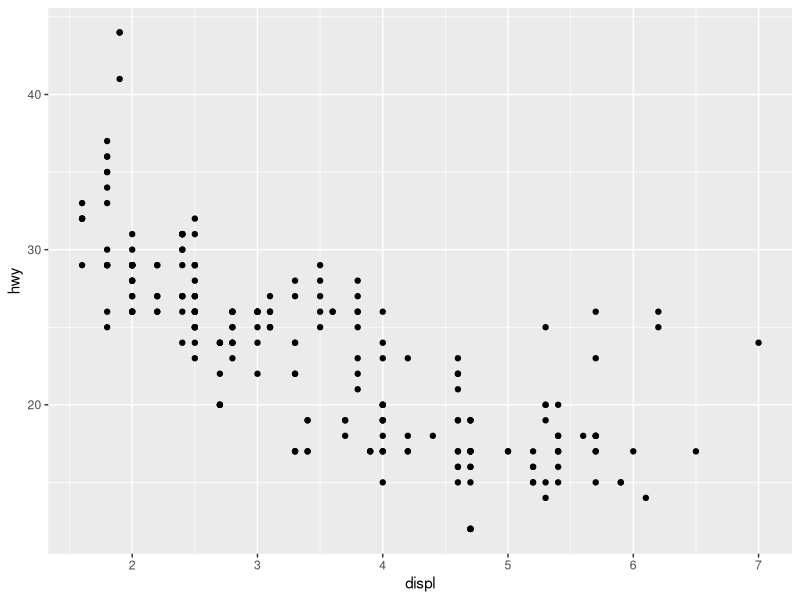
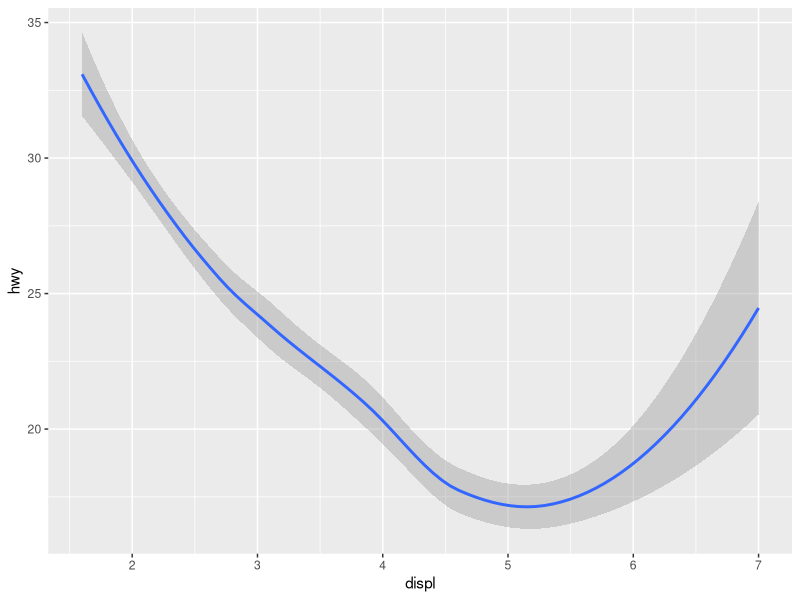
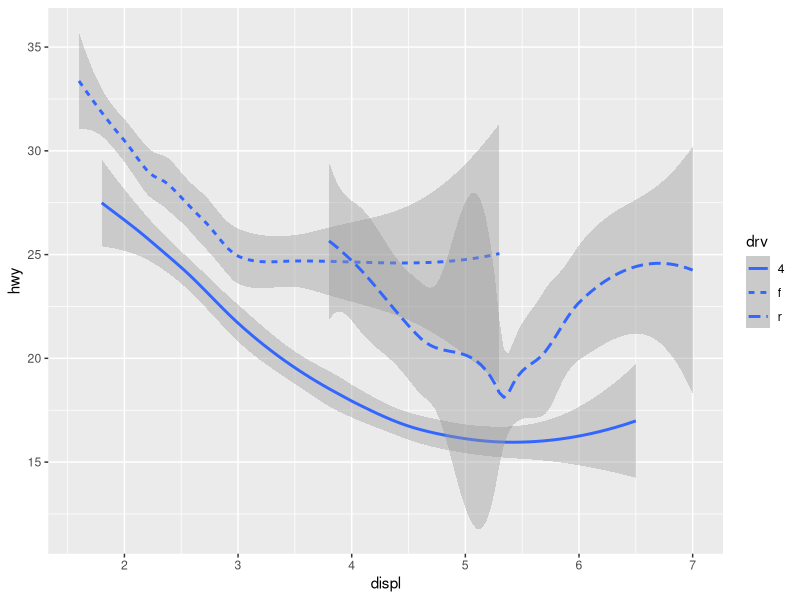

The R script that drew these images, in order:
## ---- chunk 1
library(tidyverse)
## ---- chunk 2
# left
ggplot(data = mpg) + 
  geom_point(mapping = aes(x = displ, y = hwy))

# right
ggplot(data = mpg) + 
  geom_smooth(mapping = aes(x = displ, y = hwy))
## ---- chunk 3
ggplot(data = mpg) + 
  geom_smooth(mapping = aes(x = displ, y = hwy, linetype = drv))
